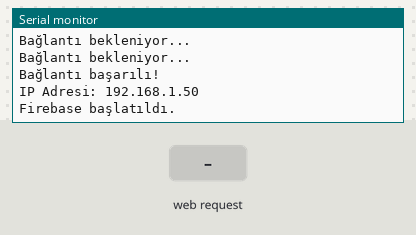
Bench run of a sketch on a simulated ESP8266 (NodeMCU). On the bench: the last lines printed to the serial monitor. The test bench sets the inputs (shaded band). WiFi joins after 1.5 s; servers stay silent unless stated; network time is answered at once with the bench clock; the local clock reads 2024-03-15 10:24:30 at power-on unless the sketch sets it; the Firebase database answers and starts empty.

Above: at 3.2 s.
3.3 s: HTTP request GET / received
At 4.6 s:
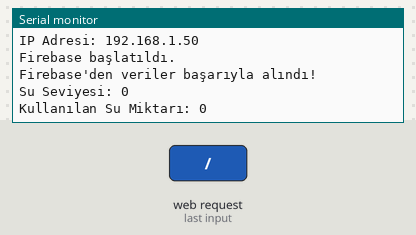
5.1 s: HTTP request GET /increase received
At 5.91 s:
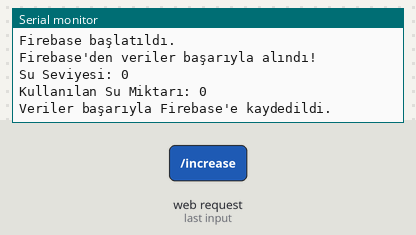

Measured:
- after the input at 3.3 s, the serial monitor: prints a new line after 0.30 s (image 1)
- after the input at 5.1 s, the serial monitor: prints a new line after 0.60 s (image 2)

The sketch:

SmartAquaTracker.ino
```cpp
#include <ESP8266WiFi.h>
#include <FirebaseArduino.h>
#include <ESP8266WebServer.h>
#include <TimeLib.h> // Zaman işlemleri için
#include <NTPClient.h> // NTP sunucusundan zaman almak için
#include <WiFiUdp.h>
#include <time.h>

// WiFi ağ bilgileri
const char *ssid = "Ny2";               // Kablosuz ağınızın SSID'si
const char *password = "2002s2ll";   // Kablosuz ağınızın şifresi

int waterLevel = 100;                  // Başlangıç su seviyesi (%100)
int totalWaterUsed = 0;                // Toplam kullanılan su miktarı (Manuel olarak siz ekleyeceksiniz)

// Firebase bilgileri
#define FIREBASE_HOST "pisipisi-4e990-default-rtdb.firebaseio.com"  // Firebase Realtime Database URL
#define FIREBASE_AUTH "DHNOhqMlom6O9oUFhbl9gvgJHb5HvOT8SsvBImfO" // Firebase Secret Key

// Firebase sunucusunun SHA-1 fingerprint'i
const char *FIREBASE_FINGERPRINT = "6D:29:9B:3F:09:A5:1E:7C:70:08:E0:00:0F:74:D6:4E:39:12:2E:A7"; // Firebase güvenli bağlantı için kullanılan parmak izi

ESP8266WebServer server(80);  // Web sunucusu nesnesi oluşturuluyor

WiFiUDP ntpUDP;
NTPClient timeClient(ntpUDP, "pool.ntp.org", 3600 * 3); // Türkiye için UTC+3

// Firebase'den su seviyesi ve kullanılan su miktarını al
void getFirebaseData() {
  // Geçerli tarihi al (sadece tarih kısmı, örneğin: "2024-12-23")
  String currentDate = getFormattedDateTime().substring(0, 10);  // "2024-12-23"

  // Firebase yolunu oluştur
  String path = "waterUsage/" + currentDate;  // "waterUsage/2024-12-23" gibi

  // Firebase'den verileri al
  waterLevel = Firebase.getInt(path + "/waterLevel");  // Güncel su seviyesi
  totalWaterUsed = Firebase.getInt(path + "/usedAmount");  // Günlük toplam su kullanımı

  // Hata kontrolü
  if (Firebase.failed()) {
    Serial.println("Firebase'den veri alınamadı!");
    Serial.println(Firebase.error());
  } else {
    Serial.println("Firebase'den veriler başarıyla alındı!");
    Serial.print("Su Seviyesi: ");
    Serial.println(waterLevel);
    Serial.print("Kullanılan Su Miktarı: ");
    Serial.println(totalWaterUsed);
  }
}

// Firebase güncelleme fonksiyonu
void updateFirebase() {
  // Geçerli tarihi al (sadece tarih kısmı, örneğin: "2024-12-23")
  String currentDate = getFormattedDateTime().substring(0, 10);  // "2024-12-23"

  // Firebase veritabanına kaydedilecek veriler
  String path = "waterUsage/" + currentDate;  // "waterUsage/2024-12-23" gibi

  // Günlük su tüketimi verilerini Firebase'e yaz
  Firebase.setInt(path + "/waterLevel", waterLevel);  // Güncel su seviyesi
  Firebase.setInt(path + "/usedAmount", totalWaterUsed);  // Günlük toplam kullanılan su
  Firebase.setString(path + "/lastUpdate", getFormattedDateTime());  // Son güncelleme tarihi

  // Toplam su kullanımını dışarıda tutuyoruz (örneğin, global bir değişken olarak)
  Firebase.setInt("totalWaterUsed", totalWaterUsed);  // Bu her zaman toplam kullanım olabilir

  // Hata kontrolü
  if (Firebase.failed()) {
    Serial.print("Error writing to Firebase: ");
    Serial.println(Firebase.error());
  } else {
    Serial.println("Veriler başarıyla Firebase'e kaydedildi.");
  }
}

// Su seviyesi arttırma fonksiyonu (kaptaki su artacak, toplam su kullanılmaz)
void increase() {
  // Global su seviyesini güncelle
  if (waterLevel < 100) {
    waterLevel += 10;  // Su seviyesini 10 arttır
    updateFirebase();  // Firebase'e veri gönder
  }

  // Web sayfasını tekrar göster
  anasayfa();  // Ana sayfayı tekrar göster
}

// Su seviyesi azaltma fonksiyonu (su içildiği için toplam su kullanımı artacak)
void decrease() {
  // Global su seviyesini güncelle
  if (waterLevel > 0) {
    waterLevel -= 10;  // Su seviyesini 10 azalt

    // Toplam kullanılan suyu artır (kedinin içtiği suyu kaydediyoruz)
    totalWaterUsed += 10;  // Kullanılan toplam suyu 10 arttır

    updateFirebase();  // Firebase'e veri gönder
  }

  // Web sayfasını tekrar göster
  anasayfa();  // Ana sayfayı tekrar göster
}


void criticalLevelFunction() {
  // Burada kritik seviyeye gelindiğinde yapılacak işlemler olacak.

}


String getFormattedDateTime() {
  time_t rawTime = timeClient.getEpochTime(); // Epoch zamanını al
  struct tm *timeInfo = localtime(&rawTime); // Epoch zamanını yerel zamana dönüştür

  char buffer[20];
  // Format: YYYY-MM-DDTHH:MM:SS
  sprintf(buffer, "%04d-%02d-%02dT%02d:%02d:%02d",
          timeInfo->tm_year + 1900,
          timeInfo->tm_mon + 1,
          timeInfo->tm_mday,
          timeInfo->tm_hour,
          timeInfo->tm_min,
          timeInfo->tm_sec);

  return String(buffer); // Formatlanmış tarih ve saat
}


// Ana sayfa fonksiyonu
void anasayfa() {
  getFirebaseData();

  String html = "<!DOCTYPE html><html><head>";
  html += "<meta charset='UTF-8'><meta name='viewport' content='width=device-width, initial-scale=1.0'>";
  html += "<title>Akıllı Kedi Su Takibi</title>";
  html += "<script src='https://cdnjs.cloudflare.com/ajax/libs/Chart.js/3.7.0/chart.min.js'></script>";
  html += "<style>";

  // Modern ve temiz tasarım için CSS
  html += "* { margin: 0; padding: 0; box-sizing: border-box; }";
  html += "body { font-family: 'Segoe UI', Tahoma, Geneva, Verdana, sans-serif; background: linear-gradient(135deg, #f5f7fa 0%, #c3cfe2 100%); min-height: 100vh; padding: 20px; }";
  html += ".container { max-width: 1000px; margin: 0 auto; background: white; padding: 30px; border-radius: 20px; box-shadow: 0 10px 20px rgba(0,0,0,0.1); }";

  // Başlık stili
  html += ".header { text-align: center; margin-bottom: 40px; }";
  html += ".header h1 { font-size: 2.5em; color: #2c3e50; margin-bottom: 10px; }";
  html += ".header p { color: #7f8c8d; }";

  // Dashboard grid layout
  html += ".dashboard { display: grid; grid-template-columns: repeat(auto-fit, minmax(300px, 1fr)); gap: 30px; margin: 40px 0; }";
  html += ".card { background: #fff; padding: 25px; border-radius: 15px; box-shadow: 0 5px 15px rgba(0,0,0,0.05); }";

  // Su seviyesi göstergesi
  html += ".water-container { position: relative; width: 200px; height: 200px; margin: 0 auto; }";
  html += ".water-level { width: 100%; height: 100%; border-radius: 50%; border: 8px solid #eee; position: relative; overflow: hidden; }";
  html += ".water { position: absolute; bottom: 0; left: 0; right: 0; background: linear-gradient(to bottom, #4facfe 0%, #00f2fe 100%); transition: height 0.5s ease; }";
  html += ".water-text { position: absolute; width: 100%; height: 100%; display: flex; align-items: center; justify-content: center; font-size: 2em; font-weight: bold; color: #2c3e50; }";

  // İstatistik kartları
  html += ".stat-value { font-size: 2em; font-weight: bold; color: #2c3e50; margin: 10px 0; text-align: center; }";
  html += ".stat-label { color: #7f8c8d; font-size: 0.9em; text-align: center; }";

  // Butonlar
  html += ".buttons { display: flex; justify-content: center; gap: 20px; margin: 30px 0; }";
  html += ".btn { padding: 12px 30px; border: none; border-radius: 50px; cursor: pointer; font-size: 1em; font-weight: 600; transition: all 0.3s ease; }";
  html += ".btn:hover { transform: translateY(-2px); box-shadow: 0 5px 15px rgba(0,0,0,0.1); }";
  html += ".btn-primary { background: linear-gradient(to right, #4facfe 0%, #00f2fe 100%); color: white; }";
  html += ".btn-danger { background: linear-gradient(to right, #ff416c 0%, #ff4b2b 100%); color: white; }";

  // Kritik seviye uyarısı
  html += ".alert { padding: 20px; border-radius: 15px; margin: 20px 0; text-align: center; }";
  html += ".alert-danger { background: linear-gradient(to right, #ff416c 0%, #ff4b2b 100%); color: white; animation: pulse 2s infinite; }";
  html += "@keyframes pulse { 0% { transform: scale(1); } 50% { transform: scale(1.02); } 100% { transform: scale(1); } }";

  html += "</style></head><body>";

  // Ana içerik
  html += "<div class='container'>";

  // Başlık
  html += "<div class='header'>";
  html += "<h1>🐱 Akıllı Kedi Su Takibi</h1>";
  html += "<p>Kedilerinizin su tüketimini akıllıca takip edin</p>";
  html += "</div>";

  // Kritik seviye uyarısı
  if (waterLevel <= 20) {
    html += "<div class='alert alert-danger'>";
    html += "<h3>⚠ Kritik Su Seviyesi!</h3>";
    html += "<p>Lütfen en kısa sürede su kabını doldurun.</p>";
    html += "</div>";
  }

  // Dashboard grid
  html += "<div class='dashboard'>";

  // Su seviyesi göstergesi
  html += "<div class='card'>";
  html += "<div class='water-container'>";
  html += "<div class='water-level'>";
  html += "<div class='water' style='height: " + String(waterLevel) + "%;'></div>";
  html += "<div class='water-text'>" + String(waterLevel) + "%</div>";
  html += "</div></div></div>";

  // İstatistikler
  html += "<div class='card'>";
  html += "<div class='stat-value'>" + String(totalWaterUsed) + " ml</div>";
  html += "<div class='stat-label'>Toplam Kullanılan Su</div>";
  html += "<div class='stat-value'>" + String(totalWaterUsed / 24) + " ml/saat</div>";
  html += "<div class='stat-label'>Ortalama Tüketim</div>";
  html += "</div>";

  // Grafik
  html += "<div class='card'>";
  html += "<canvas id='consumptionChart'></canvas>";
  html += "</div>";

  html += "</div>";

  // Kontrol butonları
  html += "<div class='buttons'>";
  html += "<a href='/increase'><button class='btn btn-primary'>Su Ekle</button></a>";
  html += "<a href='/decrease'><button class='btn btn-danger'>Su Azalt</button></a>";
  html += "</div>";

  // Örnek grafik için JavaScript
  html += "<script>";
  html += "const ctx = document.getElementById('consumptionChart').getContext('2d');";
  html += "new Chart(ctx, {";
  html += "  type: 'line',";
  html += "  data: {";
  html += "    labels: ['00:00', '03:00', '06:00', '09:00', '12:00', '15:00', '18:00', '21:00'],";
  html += "    datasets: [{";
  html += "      label: 'Su Tüketimi (ml)',";
  html += "      data: [65, 59, 80, 81, 56, 55, 40, 70],";
  html += "      fill: true,";
  html += "      borderColor: '#4facfe',";
  html += "      tension: 0.4,";
  html += "      backgroundColor: 'rgba(79, 172, 254, 0.1)'";
  html += "    }]";
  html += "  },";
  html += "  options: {";
  html += "    responsive: true,";
  html += "    plugins: {";
  html += "      legend: { position: 'top' }";
  html += "    },";
  html += "    scales: {";
  html += "      y: { beginAtZero: true }";
  html += "    }";
  html += "  }";
  html += "});";
  html += "</script>";

  html += "</div></body></html>";

  server.send(200, "text/html", html);
}

// Su seviyesi artırma fonksiyonu


// Bilinmeyen sayfalar için 404 hatası
void bilinmeyen() {
  server.send(404, "text/html", "<h1>Sayfa Bulunamadı</h1>");
}

// Setup fonksiyonu
void setup() {

    timeClient.begin();

  // Zamanı güncelle
   timeClient.update();
  Serial.begin(9600);   // Seri portu başlatıyoruz
  Serial.println("Wi-Fi bağlantısı kuruluyor...");

  // Wi-Fi ağına bağlanıyoruz
  WiFi.begin(ssid, password);

  // Wi-Fi bağlantısı sağlanana kadar bekliyoruz
  while (WiFi.status() != WL_CONNECTED) {
    delay(1000);
    Serial.println("Bağlantı bekleniyor...");
  }

  // Wi-Fi bağlantısı sağlandıktan sonra IP adresini yazdırıyoruz
  Serial.println("Bağlantı başarılı!");
  Serial.print("IP Adresi: ");
  Serial.println(WiFi.localIP());

  // Web sunucusu için yolları tanımlıyoruz
  server.on("/", anasayfa);            // Ana sayfa
  server.on("/increase", increase);    // Su seviyesini arttırma
  server.on("/decrease", decrease);    // Su seviyesini azaltma
  server.onNotFound(bilinmeyen);       // Bilinmeyen sayfalar için 404 sayfası

  server.begin(); // Web sunucusunu başlatıyoruz

  Firebase.begin(FIREBASE_HOST, FIREBASE_AUTH);  // Firebase'e bağlanmak için gerekli parametrelerle başlatılır
  Serial.println("Firebase başlatıldı.");  // Firebase'in başarıyla başlatıldığını belirtir


}

// Loop fonksiyonu
void loop() {
  timeClient.update();  // NTP saatini güncelle
  server.handleClient();  // Web sunucusu üzerinden gelen istekleri işliyoruz
}
```
